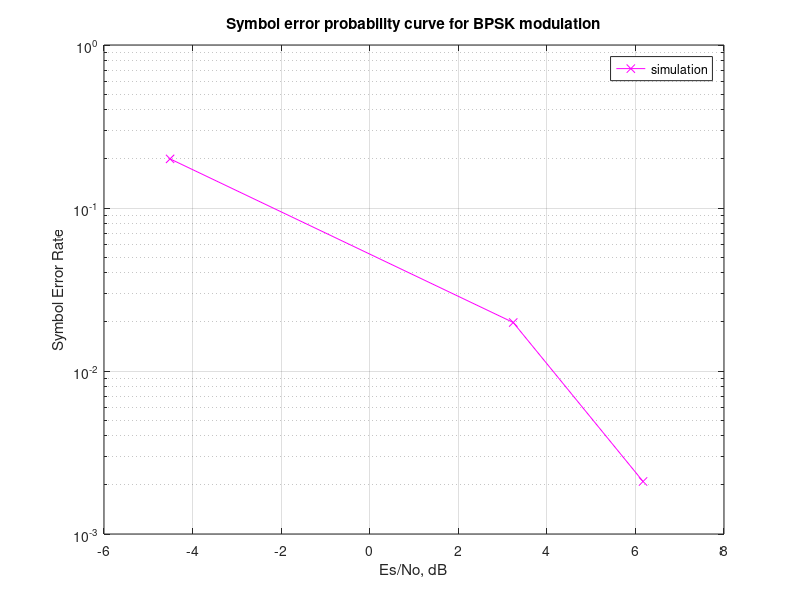

Recreate this plot in MATLAB.
out=0.1;
BPSK_x=zeros(3,1);
BPSK_y=zeros(3,1);
for i=1:3
    BPSK_F=(qfuncinv(out/0.5)^2)/2;
    BPSK_x(i)=10*log10(BPSK_F);
    BPSK_y(i)=out;
    out=out/10;
end
Eb_N0_dB=BPSK_x;
N = 10^5; % number of symbols
ipHat = zeros(1,N);
for i=1:length(Eb_N0_dB)
    input=rand(1,N)>0.5;   %generate random inputs
    s=2*input-1;    %BPSK modulation
    n = 1/sqrt(2)*[randn(1,N) + 1i*randn(1,N)]; % white guassian noise, 0dB variance
    y = s + 10^(-Eb_N0_dB(i)/20)*n; % additive white gaussian noise

    ipHat = real(y)>0;
    nErr(i) = size(find([input- ipHat]),2); % couting the number of errors   
end
simBer = nErr/N;
figure
%semilogy(Eb_N0_dB,BPSK_y,'b.-');
%hold on
semilogy(Eb_N0_dB,simBer,'mx-');
grid on
legend('simulation');
xlabel('Es/No, dB')
ylabel('Symbol Error Rate')
title('Symbol error probability curve for BPSK modulation')
